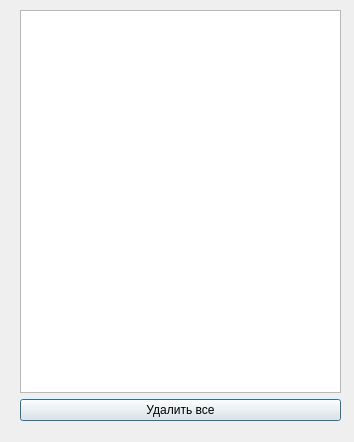
<?xml version="1.0" encoding="UTF-8"?>
<ui version="4.0">
 <class>Dialog</class>
 <widget class="QDialog" name="Dialog">
  <property name="geometry">
   <rect>
    <x>0</x>
    <y>0</y>
    <width>354</width>
    <height>442</height>
   </rect>
  </property>
  <property name="windowTitle">
   <string>Dialog</string>
  </property>
  <widget class="QWidget" name="">
   <property name="geometry">
    <rect>
     <x>20</x>
     <y>10</y>
     <width>321</width>
     <height>411</height>
    </rect>
   </property>
   <layout class="QVBoxLayout" name="verticalLayout">
    <item>
     <widget class="QListWidget" name="fav_list"/>
    </item>
    <item>
     <widget class="QPushButton" name="delete_all">
      <property name="text">
       <string>Удалить все</string>
      </property>
     </widget>
    </item>
   </layout>
  </widget>
 </widget>
 <resources/>
 <connections/>
</ui>
